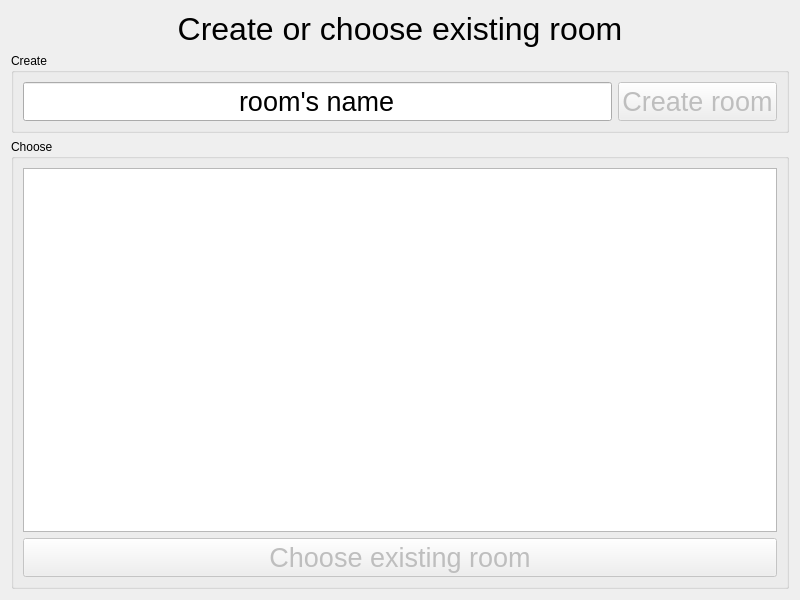
<?xml version="1.0" encoding="UTF-8"?>
<ui version="4.0">
 <class>RoomWindow</class>
 <widget class="QWidget" name="RoomWindow">
  <property name="geometry">
   <rect>
    <x>0</x>
    <y>0</y>
    <width>800</width>
    <height>600</height>
   </rect>
  </property>
  <property name="windowTitle">
   <string>Hangman - Choose room</string>
  </property>
  <layout class="QVBoxLayout" name="verticalLayout_2">
   <item>
    <widget class="QLabel" name="title">
     <property name="font">
      <font>
       <pointsize>24</pointsize>
      </font>
     </property>
     <property name="text">
      <string>Create or choose existing room</string>
     </property>
     <property name="alignment">
      <set>Qt::AlignCenter</set>
     </property>
    </widget>
   </item>
   <item>
    <widget class="QGroupBox" name="create">
     <property name="title">
      <string>Create</string>
     </property>
     <layout class="QHBoxLayout" name="horizontalLayout">
      <item>
       <widget class="QLineEdit" name="room_name">
        <property name="font">
         <font>
          <pointsize>20</pointsize>
         </font>
        </property>
        <property name="text">
         <string>room's name</string>
        </property>
        <property name="alignment">
         <set>Qt::AlignCenter</set>
        </property>
       </widget>
      </item>
      <item>
       <widget class="QPushButton" name="create_button">
        <property name="enabled">
         <bool>false</bool>
        </property>
        <property name="font">
         <font>
          <pointsize>20</pointsize>
         </font>
        </property>
        <property name="text">
         <string>Create room</string>
        </property>
       </widget>
      </item>
     </layout>
    </widget>
   </item>
   <item>
    <widget class="QGroupBox" name="choose">
     <property name="title">
      <string>Choose</string>
     </property>
     <layout class="QVBoxLayout" name="verticalLayout">
      <item>
       <widget class="QTableWidget" name="rooms_table"/>
      </item>
      <item>
       <widget class="QPushButton" name="choose_button">
        <property name="enabled">
         <bool>false</bool>
        </property>
        <property name="font">
         <font>
          <pointsize>20</pointsize>
         </font>
        </property>
        <property name="text">
         <string>Choose existing room</string>
        </property>
       </widget>
      </item>
     </layout>
    </widget>
   </item>
  </layout>
 </widget>
 <resources/>
 <connections/>
</ui>
